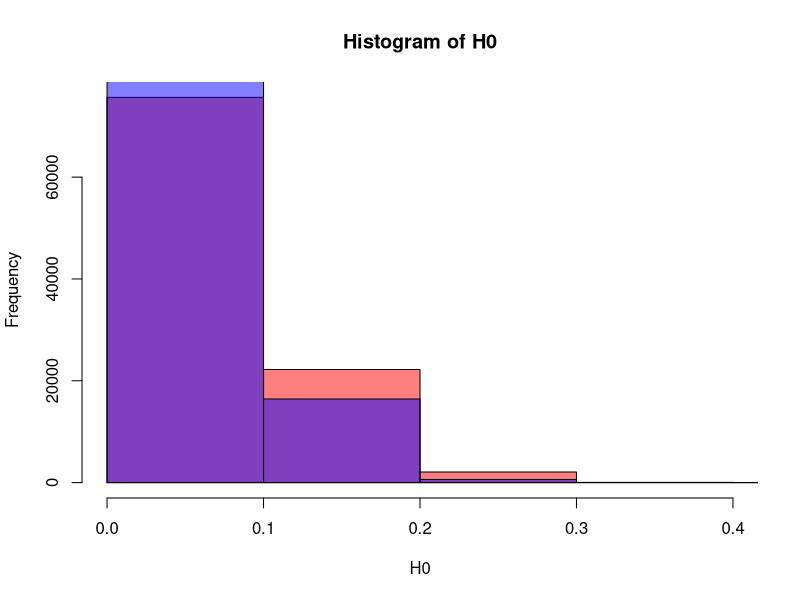

Recreate this plot in R.
set.seed(20)
H0<-sapply(rep(60,100000),function(x)
           {abs(mean(rgamma(x,2,3))-mean(rgamma(x,2,3)))})
H1<-sapply(rep(60,100000),function(x)
           {abs(mean(rnorm(x,1,0.4))-mean(rnorm(x,1,0.4)))})
hist(H0,breaks = seq(0,4,0.1),col=rgb(1,0,0,0.5),xlim =  c(0,0.4))
hist(H1,breaks = seq(0,4,0.1),col=rgb(0,0,1,0.5),add=T)
try<-abs(mean(rgamma(20,2,3))-var(rgamma(20,2,3)))
